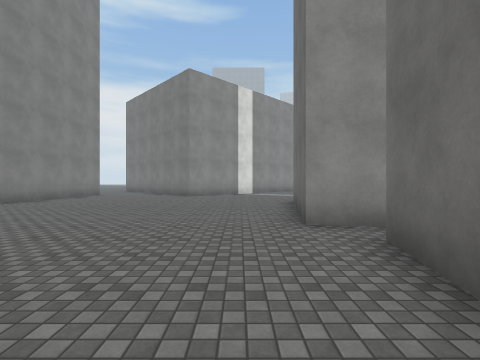
view 1 (above)

18 first-person views from a walk through a scene from a Unity 3-D project. The camera is 1.5 m above the floor, looks level and sees 85° across. The floor is counted in squares, 2 m on a side. Each view is taken from the middle of a square. On the plan, view 1 faces up. The plan holds only what a view shows up to about 9 squares ahead; the rest is blank. The place goes on beyond the plan. Some surface patterns are stand-ins.

view 2
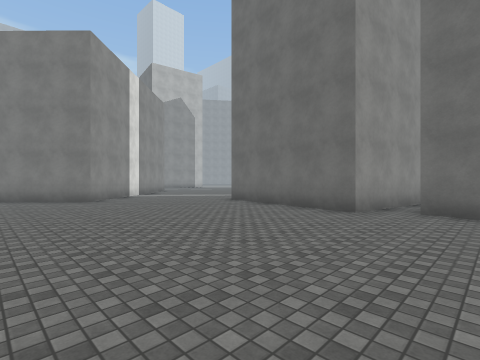

view 3
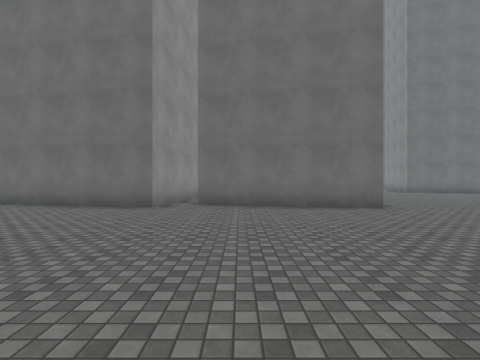

view 4
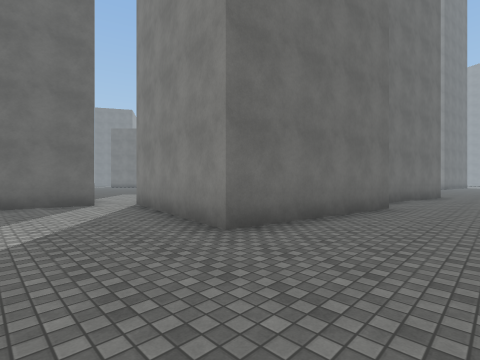

view 5
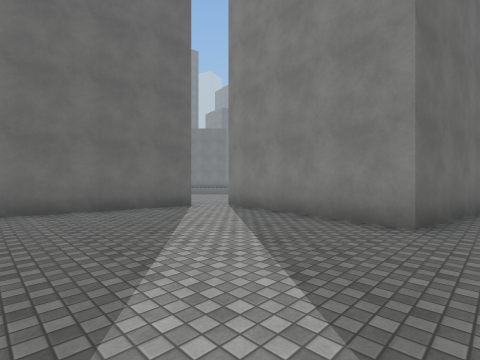

view 6
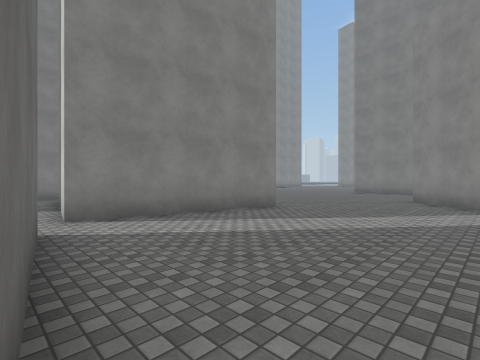

view 7
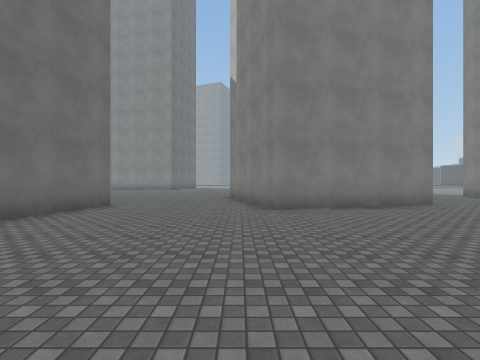

view 8
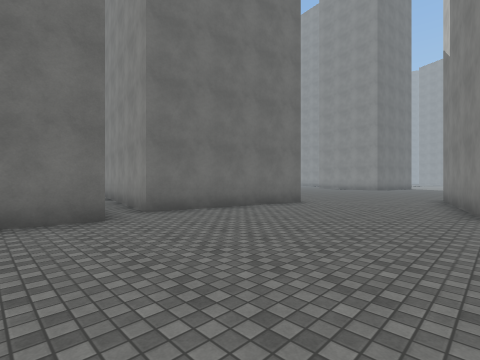

view 9
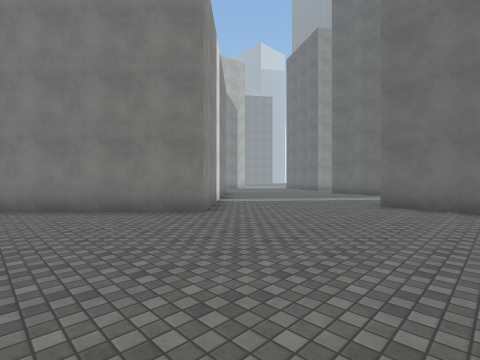

view 10
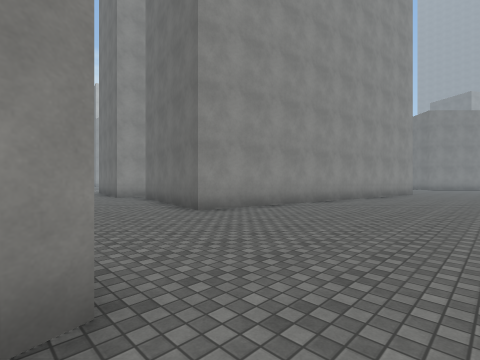

view 11
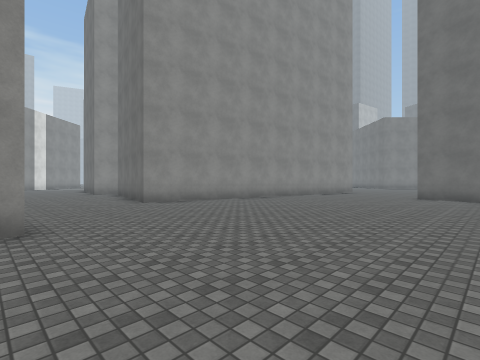

view 12
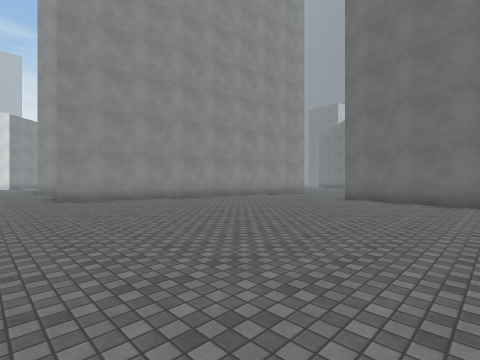

view 13
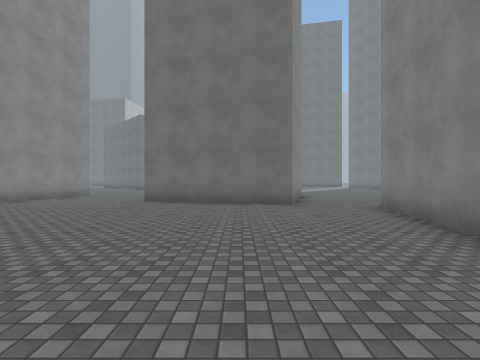

view 14
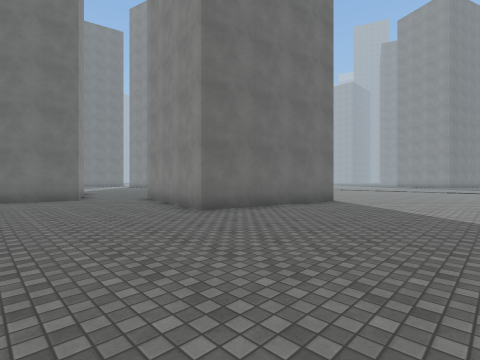

view 15
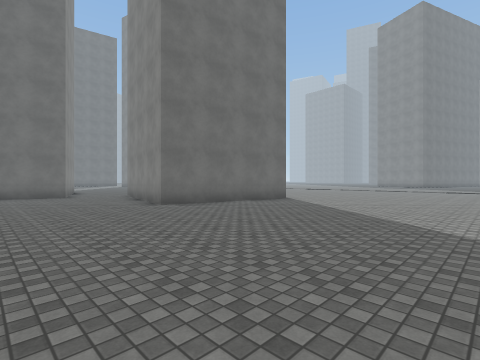

view 16
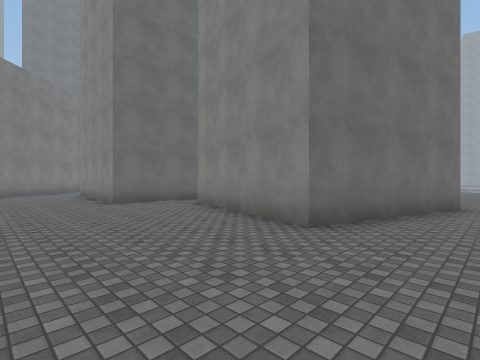

view 17
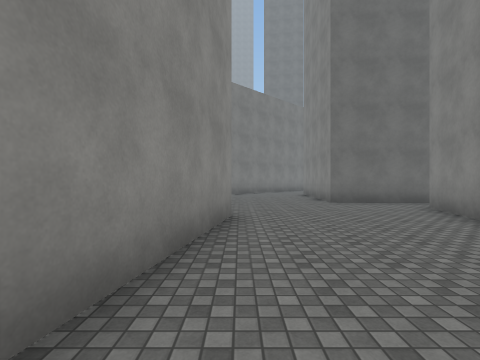

view 18
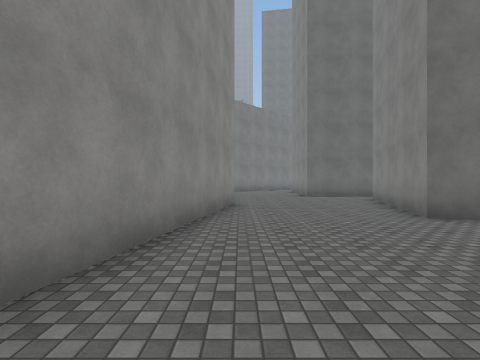

### Floor plan
Points are (right, up) in squares from view 1. A wall is a line through its corners. A room is listed if a view was taken in it or the views show most of it. See-through windows are left out.
Room 1 (views 1, 2, 3, 4, 5, 6, 7, 8, 9)
walls: (4.8, 3.8) (1.1, 4.4) (1.9, 9.4) (6.9, 8.6) (6.8, 7.6); (-0.4, 13.8) (-2.3, 11.9) (-4.9, 14.5); (7.4, 9.5) (8, 13.7); (0.8, -1.7) (1.8, 3.2); (-6.5, -1.2) (-3.8, -0.5) (-3.1, -3.6)
ways out: opening at (-1, -2) to room 2; opening at (7, 8.5)
Room 2 (views 10, 11, 12, 13, 14, 15, 16, 17, 18)
walls: (8.8, -12.9) (7.7, -12.6) (9.1, -7.7) (14, -9.1); (-3.1, -3.6) (-2.6, -5.5) (-2.9, -5.6); (1.2, -18.6) (2.2, -13.9) (7.2, -14.9); (12.6, -3.8) (0.8, -1.7); (15.5, -10.2) (15.7, -7)
ways out: opening at (-1, -2) to room 1; opening at (8.7, -15); opening at (14, -5.2); opening at (15, -10)

Where each view was taken, in squares from view 1:
view 1: 0 up, 0 right, facing up
view 2: 2 up, 5 left, facing up-right
view 3: 2 up, 6 left, facing right
view 4: 12 up, 1 left, facing down-right
view 5: 14 up, 1 right, facing down-right
view 6: 14 up, 8 right, facing down-left
view 7: 6 up, 3 left, facing down
view 8: 6 up, 4 left, facing down-right
view 9: 7 up, 6 left, facing up-right
view 10: 7 down, 3 left, facing up-right
view 11: 10 down, 3 left, facing up-right
view 12: 12 down, 1 left, facing up-right
view 13: 11 down, 0 right, facing right
view 14: 10 down, 3 left, facing down-right
view 15: 10 down, 5 left, facing down-right
view 16: 4 down, 7 right, facing down-right
view 17: 4 down, 7 right, facing right
view 18: 4 down, 4 right, facing right
